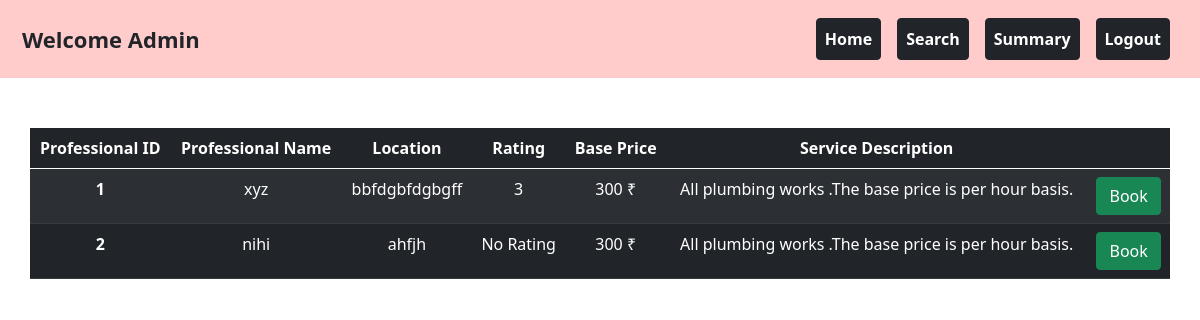
The page /best_service/1/1 on the database as committed earlier.
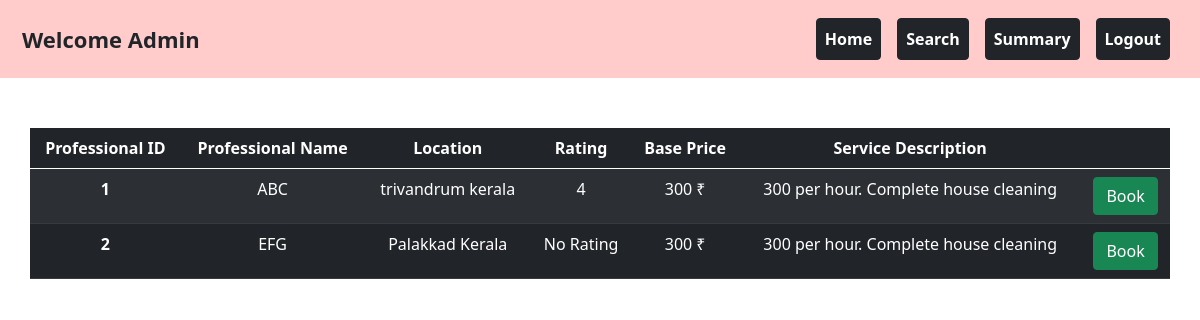
The same page on the database as committed later.
### backend/models.py (models this page shows)
class Professional_Info(db.Model):
    __tablename__="professional_info"
    id=db.Column(db.Integer,primary_key=True)
    email_id=db.Column(db.String,unique=True,nullable=False)
    password=db.Column(db.String,nullable=False)
    full_name=db.Column(db.String,nullable=False)
    experience=db.Column(db.Integer,nullable=False)
    proof_doc=db.Column(db.String,nullable=False)
    address=db.Column(db.String,nullable=False)
    pin_code=db.Column(db.Integer,nullable=False)
    service_id=db.Column(db.Integer,db.ForeignKey("service.id"))
    rating=db.Column(db.Integer,default=0)
    profile_status=db.Column(db.Integer,default=0) #not accepted yet=0 ,accepted=1
    blocked_status=db.Column(db.Integer,default=0) #not blocked=0, 1-blocked
    service_requests=db.relationship("Service_Request",cascade="all,delete",backref="professional_info",lazy=True)

class Service(db.Model):
    __tablename__="service"
    id=db.Column(db.Integer,primary_key=True)
    name=db.Column(db.String,nullable=False)
    basic_price=db.Column(db.Integer,nullable=False)
    Description=db.Column(db.String,nullable=False)
    professionals=db.relationship("Professional_Info",cascade="all,delete",backref="service",lazy=True)
    service_requests=db.relationship("Service_Request",cascade="all,delete",backref="service",lazy=True)

### backend/controller.py (the view)
@app.route("/best_service/<int:serv_id>/<int:cust_id>")
def best_service(serv_id,cust_id):
    prof_obj_list=Professional_Info.query.filter(Professional_Info.service_id==serv_id,Professional_Info.blocked_status==0,Professional_Info.profile_status==1).all()
    serv_obj=Service.query.get(serv_id)
    cust_obj=Customer_Info.query.get(cust_id)
    return render_template("best_service.html",prof_objs=prof_obj_list,serv_obj=serv_obj,cust_obj=cust_obj)

### templates/best_service.html (shortened to what this page needs)
<!DOCTYPE html>
<html lang="en">
    <head>
        <link rel="stylesheet" href="/static\styles\style.css">
        <link href="https://cdn.jsdelivr.net/npm/bootstrap@5.0.2/dist/css/bootstrap.min.css" rel="stylesheet">
    </head>
    <body>
        <div class="container-fluid" style="background-color: #ffcccb; padding: 10px;">
            <nav class="navbar navbar-expand-lg navbar-light w-100">
                <div class="container-fluid">
                    <div style="font-size: 22px;"><strong>Welcome {{cust_obj.full_name}}</strong></div>
                    <div class="collapse navbar-collapse justify-content-end" id="navbarNav">
                        <ul class="navbar-nav">
                            <li class="nav-item">
                                <a class="nav-link btn btn-dark mx-2 text-white fw-bold" href="{{url_for('customer_dashboard',cust_id=cust_obj.id)}}">Home</a>
                            </li>
                            <li class="nav-item">
                                <a class="nav-link btn btn-dark mx-2 text-white fw-bold" href="{{url_for('search_tab_cust',cust_id=cust_obj.id)}}">Search</a>
                            </li>
                            <li class="nav-item">
                                <a class="nav-link btn btn-dark mx-2 text-white fw-bold" href="{{url_for('summary_customer',cust_id=cust_obj.id)}}">Summary</a>
                            </li>
                            <li class="nav-item">
                                <a class="nav-link btn btn-dark mx-2 text-white fw-bold" href="/">Logout</a>
                            </li>
                        </ul>
                    </div>
                </div>
            </nav>
        </div>
        <div  style="margin: 30px;margin-top: 50px;">
            {% if prof_objs != [] %}
                <table class="table table-dark table-striped" style="text-align: center;">
                    <thead>
                        <tr>
                        <th scope="col">Professional ID</th>
                        <th scope="col">Professional Name</th>
                        <th scope="col">Location</th>
                        <th scope="col">Rating</th>
                        <th scope="col">Base Price</th>
                        <th scope="col">Service Description</th>
                        <th scope="col"></th>
                        </tr>
                    </thead>
                    <tbody>
                        {% for prof in prof_objs %}
                            {% if prof.profile_status == 1 and prof.blocked_status == 0 %}
                                <tr>
                                <th scope="row">{{prof.id}}</th>
                                <td>{{prof.full_name}}</td>
                                <td>{{prof.address}}</td>
                                <td>
                                    {% if prof.rating == 0 %}
                                        No Rating
                                    {% else %}
                                        {{prof.rating}}
                                    {% endif %}
                                </td>
                                <td>{{serv_obj.basic_price}} ₹</td>
                                <td>{{serv_obj.Description}}</td>
                                <td>
                                    <a href="{{url_for('book_service',serv_id=serv_obj.id,prof_id=prof.id,cust_id=cust_obj.id)}}" type="button" class="btn btn-success">Book</a>
                                </td>
                                </tr>
                            {% endif %}
                        {% endfor %}
                </table>
            {% else %}
                <h2 style="text-align: center;"> Sorry ! Currently no professionals are available.</h2>
            {% endif %}
        </div>

Rows that differ between the two databases and show on the page:
changed Professional_Info id 1: full_name "xyz" → "ABC"; address "bbfdgbfdgbgff" → "trivandrum kerala"; rating "3" → "4"
changed Service: Description "All plumbing works .The base price is per hour basis." → "300 per hour. Complete house cleaning"
changed Professional_Info id 2: full_name "nihi" → "EFG"; address "ahfjh" → "Palakkad Kerala"
